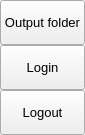
                 <widget class="QFrame" name="extraRightBox">
                  <property name="minimumSize">
                   <size>
                    <width>0</width>
                    <height>0</height>
                   </size>
                  </property>
                  <property name="maximumSize">
                   <size>
                    <width>0</width>
                    <height>16777215</height>
                   </size>
                  </property>
                  <property name="frameShape">
                   <enum>QFrame::NoFrame</enum>
                  </property>
                  <property name="frameShadow">
                   <enum>QFrame::Raised</enum>
                  </property>
                  <layout class="QVBoxLayout" name="verticalLayout_7">
                   <property name="spacing">
                    <number>0</number>
                   </property>
                   <property name="leftMargin">
                    <number>0</number>
                   </property>
                   <property name="topMargin">
                    <number>0</number>
                   </property>
                   <property name="rightMargin">
                    <number>0</number>
                   </property>
                   <property name="bottomMargin">
                    <number>0</number>
                   </property>
                   <item>
                    <widget class="QFrame" name="themeSettingsTopDetail">
                     <property name="maximumSize">
                      <size>
                       <width>16777215</width>
                       <height>3</height>
                      </size>
                     </property>
                     <property name="frameShape">
                      <enum>QFrame::NoFrame</enum>
                     </property>
                     <property name="frameShadow">
                      <enum>QFrame::Raised</enum>
                     </property>
                    </widget>
                   </item>
                   <item>
                    <widget class="QFrame" name="contentSettings">
                     <property name="frameShape">
                      <enum>QFrame::NoFrame</enum>
                     </property>
                     <property name="frameShadow">
                      <enum>QFrame::Raised</enum>
                     </property>
                     <layout class="QVBoxLayout" name="verticalLayout_13">
                      <property name="spacing">
                       <number>0</number>
                      </property>
                      <property name="leftMargin">
                       <number>0</number>
                      </property>
                      <property name="topMargin">
                       <number>0</number>
                      </property>
                      <property name="rightMargin">
                       <number>0</number>
                      </property>
                      <property name="bottomMargin">
                       <number>0</number>
                      </property>
                      <item alignment="Qt::AlignTop">
                       <widget class="QFrame" name="topMenus">
                        <property name="frameShape">
                         <enum>QFrame::NoFrame</enum>
                        </property>
                        <property name="frameShadow">
                         <enum>QFrame::Raised</enum>
                        </property>
                        <layout class="QVBoxLayout" name="verticalLayout_14">
                         <property name="spacing">
                          <number>0</number>
                         </property>
                         <property name="leftMargin">
                          <number>0</number>
                         </property>
                         <property name="topMargin">
                          <number>0</number>
                         </property>
                         <property name="rightMargin">
                          <number>0</number>
                         </property>
                         <property name="bottomMargin">
                          <number>0</number>
                         </property>
                         <item>
                          <widget class="QPushButton" name="btn_message">
                           <property name="enabled">
                            <bool>true</bool>
                           </property>
                           <property name="sizePolicy">
                            <sizepolicy hsizetype="Expanding" vsizetype="Fixed">
                             <horstretch>0</horstretch>
                             <verstretch>0</verstretch>
                            </sizepolicy>
                           </property>
                           <property name="minimumSize">
                            <size>
                             <width>0</width>
                             <height>45</height>
                            </size>
                           </property>
                           <property name="font">
                            <font>
                             <family>Segoe UI</family>
                             <pointsize>10</pointsize>
                             <italic>false</italic>
                             <bold>false</bold>
                            </font>
                           </property>
                           <property name="cursor">
                            <cursorShape>PointingHandCursor</cursorShape>
                           </property>
                           <property name="layoutDirection">
                            <enum>Qt::LeftToRight</enum>
                           </property>
                           <property name="styleSheet">
                            <string notr="true">background-image: url(:/icons/images/icons/cil-data-transfer-down.png)</string>
                           </property>
                           <property name="text">
                            <string>Output folder</string>
                           </property>
                          </widget>
                         </item>
                         <item>
                          <widget class="QPushButton" name="btn_login">
                           <property name="sizePolicy">
                            <sizepolicy hsizetype="Expanding" vsizetype="Fixed">
                             <horstretch>0</horstretch>
                             <verstretch>0</verstretch>
                            </sizepolicy>
                           </property>
                           <property name="minimumSize">
                            <size>
                             <width>0</width>
                             <height>45</height>
                            </size>
                           </property>
                           <property name="font">
                            <font>
                             <family>Segoe UI</family>
                             <pointsize>10</pointsize>
                             <italic>false</italic>
                             <bold>false</bold>
                            </font>
                           </property>
                           <property name="cursor">
                            <cursorShape>PointingHandCursor</cursorShape>
                           </property>
                           <property name="layoutDirection">
                            <enum>Qt::LeftToRight</enum>
                           </property>
                           <property name="text">
                            <string>Login</string>
                           </property>
                          </widget>
                         </item>
                         <item>
                          <widget class="QPushButton" name="btn_logout">
                           <property name="sizePolicy">
                            <sizepolicy hsizetype="Expanding" vsizetype="Fixed">
                             <horstretch>0</horstretch>
                             <verstretch>0</verstretch>
                            </sizepolicy>
                           </property>
                           <property name="minimumSize">
                            <size>
                             <width>0</width>
                             <height>45</height>
                            </size>
                           </property>
                           <property name="font">
                            <font>
                             <family>Segoe UI</family>
                             <pointsize>10</pointsize>
                             <italic>false</italic>
                             <bold>false</bold>
                            </font>
                           </property>
                           <property name="cursor">
                            <cursorShape>PointingHandCursor</cursorShape>
                           </property>
                           <property name="layoutDirection">
                            <enum>Qt::LeftToRight</enum>
                           </property>
                           <property name="styleSheet">
                            <string notr="true">background-image: url(:/icons/images/icons/cil-account-logout.png);</string>
                           </property>
                           <property name="text">
                            <string>Logout</string>
                           </property>
                          </widget>
                         </item>
                        </layout>
                       </widget>
                      </item>
                     </layout>
                    </widget>
                   </item>
                  </layout>
                 </widget>
